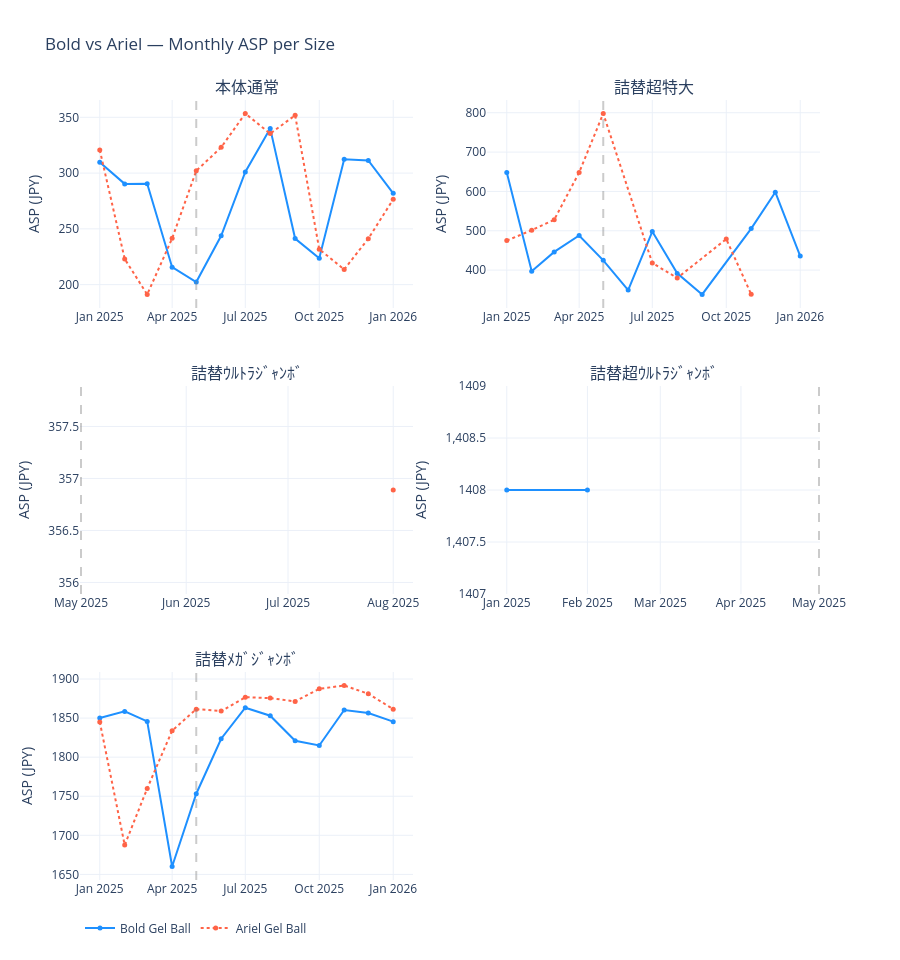

Here is the notebook cell this chart was saved with:
### Code cell
# ── A-2: Combined Bold vs Ariel ASP Trend per Size ──────────────────
combined_data = df_asp.copy()
combined_sizes = order_and_filter_sizes(combined_data['size_code'].unique())

if combined_sizes:
    n_s = len(combined_sizes)
    n_c = 2
    n_r = (n_s + n_c - 1) // n_c

    fig_comb = make_subplots(rows=n_r, cols=n_c, subplot_titles=combined_sizes,
                             vertical_spacing=0.1, horizontal_spacing=0.1)

    for idx, size in enumerate(combined_sizes):
        r, c = idx // n_c + 1, idx % n_c + 1
        for brand, cfg in {BOLD_GB: ('#1E90FF', 'solid', 'Bold Gel Ball'),
                           ARIEL_GB: ('#FF6347', 'dot', 'Ariel Gel Ball')}.items():
            sub = combined_data[(combined_data['sub_brand']==brand) & (combined_data['size_code']==size)].sort_values('month')
            if len(sub) == 0: continue
            fig_comb.add_trace(go.Scatter(
                x=sub['month'], y=sub['weighted_asp'], mode='lines+markers',
                name=cfg[2], line=dict(color=cfg[0], dash=cfg[1]), marker=dict(size=5),
                showlegend=(idx==0)), row=r, col=c)
        fig_comb.add_vline(x=RENEWAL_MONTH, line_dash='dash', line_color='gray', opacity=0.4, row=r, col=c)

    fig_comb.update_layout(height=320*n_r, title_text='Bold vs Ariel — Monthly ASP per Size',
                           template='plotly_white', legend=dict(orientation='h', yanchor='bottom', y=-0.08))
    fig_comb.update_yaxes(title_text='ASP (JPY)')
    fig_comb.show()

# ── DATA TABLE: Monthly ASP per Brand × Size ─────────────────────────
asp_table = combined_data[combined_data['size_code'].isin(combined_sizes)].pivot_table(
    index=['sub_brand', 'size_code'], columns='month', values='weighted_asp', aggfunc='mean'
).round(0)
print('\n📊 DATA TABLE: Monthly ASP — Bold vs Ariel per Size (JPY)')
print('=' * 120)
print(asp_table.to_string())
asp_table.reset_index().to_csv(OUTPUT_DIR / 'pane_a_asp_trend.csv', index=False)

### Figure 1 — Plotly figure (JSON) as saved in the notebook; plotly's stock layout.template omitted (floating-point values rounded to 4 significant figures)
{"data": [{"line": {"color": "#1E90FF", "dash": "solid"}, "marker": {"size": 5}, "mode": "lines+markers", "name": "Bold Gel Ball", "showlegend": true, "type": "scatter", "x": ["2025-01-01T00:00:00.000000000", "2025-02-01T00:00:00.000000000", "2025-03-01T00:00:00.000000000", "2025-04-01T00:00:00.000000000", "2025-05-01T00:00:00.000000000", "2025-06-01T00:00:00.000000000", "2025-07-01T00:00:00.000000000", "2025-08-01T00:00:00.000000000", "2025-09-01T00:00:00.000000000", "2025-10-01T00:00:00.000000000", "2025-11-01T00:00:00.000000000", "2025-12-01T00:00:00.000000000", "2026-01-01T00:00:00.000000000"], "xaxis": "x", "y": [309.7, 290.3, 290.5, 215.7, 202.4, 243.8, 301.1, 339.9, 241.3, 223.6, 312.4, 311.3, 281.8], "yaxis": "y"}, {"line": {"color": "#FF6347", "dash": "dot"}, "marker": {"size": 5}, "mode": "lines+markers", "name": "Ariel Gel Ball", "showlegend": true, "type": "scatter", "x": ["2025-01-01T00:00:00.000000000", "2025-02-01T00:00:00.000000000", "2025-03-01T00:00:00.000000000", "2025-04-01T00:00:00.000000000", "2025-05-01T00:00:00.000000000", "2025-06-01T00:00:00.000000000", "2025-07-01T00:00:00.000000000", "2025-08-01T00:00:00.000000000", "2025-09-01T00:00:00.000000000", "2025-10-01T00:00:00.000000000", "2025-11-01T00:00:00.000000000", "2025-12-01T00:00:00.000000000", "2026-01-01T00:00:00.000000000"], "xaxis": "x", "y": [320.7, 223.0, 191.2, 241.5, 302.0, 323.1, 353.4, 335.4, 351.8, 231.7, 213.6, 241.2, 276.4], "yaxis": "y"}, {"line": {"color": "#1E90FF", "dash": "solid"}, "marker": {"size": 5}, "mode": "lines+markers", "name": "Bold Gel Ball", "showlegend": false, "type": "scatter", "x": ["2025-01-01T00:00:00.000000000", "2025-02-01T00:00:00.000000000", "2025-03-01T00:00:00.000000000", "2025-04-01T00:00:00.000000000", "2025-05-01T00:00:00.000000000", "2025-06-01T00:00:00.000000000", "2025-07-01T00:00:00.000000000", "2025-08-01T00:00:00.000000000", "2025-09-01T00:00:00.000000000", "2025-11-01T00:00:00.000000000", "2025-12-01T00:00:00.000000000", "2026-01-01T00:00:00.000000000"], "xaxis": "x2", "y": [648.0, 397.0, 446.2, 488.0, 424.8, 349.2, 498.0, 391.6, 338.0, 505.5, 598.0, 435.5], "yaxis": "y2"}, {"line": {"color": "#FF6347", "dash": "dot"}, "marker": {"size": 5}, "mode": "lines+markers", "name": "Ariel Gel Ball", "showlegend": false, "type": "scatter", "x": ["2025-01-01T00:00:00.000000000", "2025-02-01T00:00:00.000000000", "2025-03-01T00:00:00.000000000", "2025-04-01T00:00:00.000000000", "2025-05-01T00:00:00.000000000", "2025-07-01T00:00:00.000000000", "2025-08-01T00:00:00.000000000", "2025-10-01T00:00:00.000000000", "2025-11-01T00:00:00.000000000"], "xaxis": "x2", "y": [475.0, 501.4, 528.0, 648.0, 798.0, 418.0, 379.9, 478.9, 338.5], "yaxis": "y2"}, {"line": {"color": "#FF6347", "dash": "dot"}, "marker": {"size": 5}, "mode": "lines+markers", "name": "Ariel Gel Ball", "showlegend": false, "type": "scatter", "x": ["2025-08-01T00:00:00.000000000"], "xaxis": "x3", "y": [356.9], "yaxis": "y3"}, {"line": {"color": "#1E90FF", "dash": "solid"}, "marker": {"size": 5}, "mode": "lines+markers", "name": "Bold Gel Ball", "showlegend": false, "type": "scatter", "x": ["2025-01-01T00:00:00.000000000", "2025-02-01T00:00:00.000000000"], "xaxis": "x4", "y": [1408.0, 1408.0], "yaxis": "y4"}, {"line": {"color": "#1E90FF", "dash": "solid"}, "marker": {"size": 5}, "mode": "lines+markers", "name": "Bold Gel Ball", "showlegend": false, "type": "scatter", "x": ["2025-01-01T00:00:00.000000000", "2025-02-01T00:00:00.000000000", "2025-03-01T00:00:00.000000000", "2025-04-01T00:00:00.000000000", "2025-05-01T00:00:00.000000000", "2025-06-01T00:00:00.000000000", "2025-07-01T00:00:00.000000000", "2025-08-01T00:00:00.000000000", "2025-09-01T00:00:00.000000000", "2025-10-01T00:00:00.000000000", "2025-11-01T00:00:00.000000000", "2025-12-01T00:00:00.000000000", "2026-01-01T00:00:00.000000000"], "xaxis": "x5", "y": [1850.0, 1859.0, 1846.0, 1660.0, 1753.0, 1824.0, 1863.0, 1853.0, 1821.0, 1815.0, 1860.0, 1856.0, 1845.0], "yaxis": "y5"}, {"line": {"color": "#FF6347", "dash": "dot"}, "marker": {"size": 5}, "mode": "lines+markers", "name": "Ariel Gel Ball", "showlegend": false, "type": "scatter", "x": ["2025-01-01T00:00:00.000000000", "2025-02-01T00:00:00.000000000", "2025-03-01T00:00:00.000000000", "2025-04-01T00:00:00.000000000", "2025-05-01T00:00:00.000000000", "2025-06-01T00:00:00.000000000", "2025-07-01T00:00:00.000000000", "2025-08-01T00:00:00.000000000", "2025-09-01T00:00:00.000000000", "2025-10-01T00:00:00.000000000", "2025-11-01T00:00:00.000000000", "2025-12-01T00:00:00.000000000", "2026-01-01T00:00:00.000000000"], "xaxis": "x5", "y": [1845.0, 1688.0, 1760.0, 1834.0, 1861.0, 1859.0, 1877.0, 1876.0, 1871.0, 1887.0, 1892.0, 1881.0, 1861.0], "yaxis": "y5"}], "layout": {"annotations": [{"font": {"size": 16}, "showarrow": false, "text": "本体通常", "x": 0.225, "xanchor": "center", "xref": "paper", "y": 1, "yanchor": "bottom", "yref": "paper"}, {"font": {"size": 16}, "showarrow": false, "text": "詰替超特大", "x": 0.775, "xanchor": "center", "xref": "paper", "y": 1, "yanchor": "bottom", "yref": "paper"}, {"font": {"size": 16}, "showarrow": false, "text": "詰替ｳﾙﾄﾗｼﾞｬﾝﾎﾞ", "x": 0.225, "xanchor": "center", "xref": "paper", "y": 0.6333, "yanchor": "bottom", "yref": "paper"}, {"font": {"size": 16}, "showarrow": false, "text": "詰替超ｳﾙﾄﾗｼﾞｬﾝﾎﾞ", "x": 0.775, "xanchor": "center", "xref": "paper", "y": 0.6333, "yanchor": "bottom", "yref": "paper"}, {"font": {"size": 16}, "showarrow": false, "text": "詰替ﾒｶﾞｼﾞｬﾝﾎﾞ", "x": 0.225, "xanchor": "center", "xref": "paper", "y": 0.2667, "yanchor": "bottom", "yref": "paper"}], "height": 960, "legend": {"orientation": "h", "y": -0.08, "yanchor": "bottom"}, "shapes": [{"line": {"color": "gray", "dash": "dash"}, "opacity": 0.4, "type": "line", "x0": "2025-05-01", "x1": "2025-05-01", "xref": "x", "y0": 0, "y1": 1, "yref": "y domain"}, {"line": {"color": "gray", "dash": "dash"}, "opacity": 0.4, "type": "line", "x0": "2025-05-01", "x1": "2025-05-01", "xref": "x2", "y0": 0, "y1": 1, "yref": "y2 domain"}, {"line": {"color": "gray", "dash": "dash"}, "opacity": 0.4, "type": "line", "x0": "2025-05-01", "x1": "2025-05-01", "xref": "x3", "y0": 0, "y1": 1, "yref": "y3 domain"}, {"line": {"color": "gray", "dash": "dash"}, "opacity": 0.4, "type": "line", "x0": "2025-05-01", "x1": "2025-05-01", "xref": "x4", "y0": 0, "y1": 1, "yref": "y4 domain"}, {"line": {"color": "gray", "dash": "dash"}, "opacity": 0.4, "type": "line", "x0": "2025-05-01", "x1": "2025-05-01", "xref": "x5", "y0": 0, "y1": 1, "yref": "y5 domain"}], "title": {"text": "Bold vs Ariel — Monthly ASP per Size"}, "xaxis": {"anchor": "y", "domain": [0, 0.45]}, "xaxis2": {"anchor": "y2", "domain": [0.55, 1]}, "xaxis3": {"anchor": "y3", "domain": [0, 0.45]}, "xaxis4": {"anchor": "y4", "domain": [0.55, 1]}, "xaxis5": {"anchor": "y5", "domain": [0, 0.45]}, "xaxis6": {"anchor": "y6", "domain": [0.55, 1]}, "yaxis": {"anchor": "x", "domain": [0.7333, 1], "title": {"text": "ASP (JPY)"}}, "yaxis2": {"anchor": "x2", "domain": [0.7333, 1], "title": {"text": "ASP (JPY)"}}, "yaxis3": {"anchor": "x3", "domain": [0.3667, 0.6333], "title": {"text": "ASP (JPY)"}}, "yaxis4": {"anchor": "x4", "domain": [0.3667, 0.6333], "title": {"text": "ASP (JPY)"}}, "yaxis5": {"anchor": "x5", "domain": [0, 0.2667], "title": {"text": "ASP (JPY)"}}, "yaxis6": {"anchor": "x6", "domain": [0, 0.2667], "title": {"text": "ASP (JPY)"}}}}
